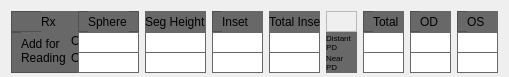
  <widget class="QWidget" name="layoutWidget">
   <property name="geometry">
    <rect>
     <x>0</x>
     <y>240</y>
     <width>509</width>
     <height>77</height>
    </rect>
   </property>
   <property name="minimumSize">
    <size>
     <width>509</width>
     <height>77</height>
    </size>
   </property>
   <property name="maximumSize">
    <size>
     <width>509</width>
     <height>77</height>
    </size>
   </property>
   <layout class="QGridLayout" name="gridLayout">
    <item row="0" column="0">
     <widget class="QFrame" name="frame_19">
      <property name="minimumSize">
       <size>
        <width>81</width>
        <height>21</height>
       </size>
      </property>
      <property name="maximumSize">
       <size>
        <width>81</width>
        <height>21</height>
       </size>
      </property>
      <property name="styleSheet">
       <string notr="true">background-color: #686868;</string>
      </property>
      <property name="frameShape">
       <enum>QFrame::StyledPanel</enum>
      </property>
      <property name="frameShadow">
       <enum>QFrame::Raised</enum>
      </property>
      <widget class="QLabel" name="label_52">
       <property name="geometry">
        <rect>
         <x>30</x>
         <y>0</y>
         <width>41</width>
         <height>21</height>
        </rect>
       </property>
       <property name="minimumSize">
        <size>
         <width>41</width>
         <height>21</height>
        </size>
       </property>
       <property name="maximumSize">
        <size>
         <width>41</width>
         <height>21</height>
        </size>
       </property>
       <property name="text">
        <string>Rx</string>
       </property>
      </widget>
     </widget>
    </item>
    <item row="0" column="1">
     <widget class="QFrame" name="frame_14">
      <property name="minimumSize">
       <size>
        <width>61</width>
        <height>21</height>
       </size>
      </property>
      <property name="maximumSize">
       <size>
        <width>61</width>
        <height>21</height>
       </size>
      </property>
      <property name="styleSheet">
       <string notr="true">background-color: #686868;</string>
      </property>
      <property name="frameShape">
       <enum>QFrame::StyledPanel</enum>
      </property>
      <property name="frameShadow">
       <enum>QFrame::Raised</enum>
      </property>
      <widget class="QLabel" name="label_47">
       <property name="geometry">
        <rect>
         <x>10</x>
         <y>0</y>
         <width>41</width>
         <height>21</height>
        </rect>
       </property>
       <property name="minimumSize">
        <size>
         <width>41</width>
         <height>21</height>
        </size>
       </property>
       <property name="maximumSize">
        <size>
         <width>41</width>
         <height>21</height>
        </size>
       </property>
       <property name="text">
        <string>Sphere</string>
       </property>
      </widget>
     </widget>
    </item>
    <item row="0" column="2">
     <widget class="QFrame" name="frame_15">
      <property name="minimumSize">
       <size>
        <width>61</width>
        <height>21</height>
       </size>
      </property>
      <property name="maximumSize">
       <size>
        <width>61</width>
        <height>21</height>
       </size>
      </property>
      <property name="styleSheet">
       <string notr="true">background-color: #686868;</string>
      </property>
      <property name="frameShape">
       <enum>QFrame::StyledPanel</enum>
      </property>
      <property name="frameShadow">
       <enum>QFrame::Raised</enum>
      </property>
      <widget class="QLabel" name="label_48">
       <property name="geometry">
        <rect>
         <x>0</x>
         <y>0</y>
         <width>61</width>
         <height>21</height>
        </rect>
       </property>
       <property name="minimumSize">
        <size>
         <width>61</width>
         <height>21</height>
        </size>
       </property>
       <property name="maximumSize">
        <size>
         <width>61</width>
         <height>21</height>
        </size>
       </property>
       <property name="text">
        <string>Seg Height</string>
       </property>
      </widget>
     </widget>
    </item>
    <item row="0" column="3">
     <widget class="QFrame" name="frame_18">
      <property name="minimumSize">
       <size>
        <width>51</width>
        <height>21</height>
       </size>
      </property>
      <property name="maximumSize">
       <size>
        <width>51</width>
        <height>21</height>
       </size>
      </property>
      <property name="styleSheet">
       <string notr="true">background-color: #686868;</string>
      </property>
      <property name="frameShape">
       <enum>QFrame::StyledPanel</enum>
      </property>
      <property name="frameShadow">
       <enum>QFrame::Raised</enum>
      </property>
      <widget class="QLabel" name="label_51">
       <property name="geometry">
        <rect>
         <x>10</x>
         <y>0</y>
         <width>41</width>
         <height>21</height>
        </rect>
       </property>
       <property name="minimumSize">
        <size>
         <width>41</width>
         <height>21</height>
        </size>
       </property>
       <property name="maximumSize">
        <size>
         <width>41</width>
         <height>21</height>
        </size>
       </property>
       <property name="text">
        <string>Inset</string>
       </property>
      </widget>
     </widget>
    </item>
    <item row="0" column="4">
     <widget class="QFrame" name="frame_17">
      <property name="minimumSize">
       <size>
        <width>51</width>
        <height>21</height>
       </size>
      </property>
      <property name="maximumSize">
       <size>
        <width>51</width>
        <height>21</height>
       </size>
      </property>
      <property name="styleSheet">
       <string notr="true">background-color: #686868;</string>
      </property>
      <property name="frameShape">
       <enum>QFrame::StyledPanel</enum>
      </property>
      <property name="frameShadow">
       <enum>QFrame::Raised</enum>
      </property>
      <widget class="QLabel" name="label_50">
       <property name="geometry">
        <rect>
         <x>0</x>
         <y>0</y>
         <width>51</width>
         <height>21</height>
        </rect>
       </property>
       <property name="minimumSize">
        <size>
         <width>51</width>
         <height>21</height>
        </size>
       </property>
       <property name="maximumSize">
        <size>
         <width>51</width>
         <height>21</height>
        </size>
       </property>
       <property name="text">
        <string>Total Inset</string>
       </property>
      </widget>
     </widget>
    </item>
    <item row="0" column="5">
     <widget class="QFrame" name="frame_22">
      <property name="minimumSize">
       <size>
        <width>31</width>
        <height>21</height>
       </size>
      </property>
      <property name="maximumSize">
       <size>
        <width>31</width>
        <height>21</height>
       </size>
      </property>
      <property name="styleSheet">
       <string notr="true"/>
      </property>
      <property name="frameShape">
       <enum>QFrame::StyledPanel</enum>
      </property>
      <property name="frameShadow">
       <enum>QFrame::Raised</enum>
      </property>
     </widget>
    </item>
    <item row="0" column="6">
     <widget class="QFrame" name="frame_13">
      <property name="minimumSize">
       <size>
        <width>41</width>
        <height>21</height>
       </size>
      </property>
      <property name="maximumSize">
       <size>
        <width>41</width>
        <height>21</height>
       </size>
      </property>
      <property name="styleSheet">
       <string notr="true">background-color: #686868;</string>
      </property>
      <property name="frameShape">
       <enum>QFrame::StyledPanel</enum>
      </property>
      <property name="frameShadow">
       <enum>QFrame::Raised</enum>
      </property>
      <widget class="QLabel" name="label_46">
       <property name="geometry">
        <rect>
         <x>10</x>
         <y>0</y>
         <width>51</width>
         <height>21</height>
        </rect>
       </property>
       <property name="minimumSize">
        <size>
         <width>51</width>
         <height>21</height>
        </size>
       </property>
       <property name="maximumSize">
        <size>
         <width>51</width>
         <height>21</height>
        </size>
       </property>
       <property name="text">
        <string>Total</string>
       </property>
      </widget>
     </widget>
    </item>
    <item row="0" column="7">
     <widget class="QFrame" name="frame_12">
      <property name="minimumSize">
       <size>
        <width>41</width>
        <height>21</height>
       </size>
      </property>
      <property name="maximumSize">
       <size>
        <width>41</width>
        <height>21</height>
       </size>
      </property>
      <property name="styleSheet">
       <string notr="true">background-color: #686868;</string>
      </property>
      <property name="frameShape">
       <enum>QFrame::StyledPanel</enum>
      </property>
      <property name="frameShadow">
       <enum>QFrame::Raised</enum>
      </property>
      <widget class="QLabel" name="label_45">
       <property name="geometry">
        <rect>
         <x>10</x>
         <y>0</y>
         <width>51</width>
         <height>21</height>
        </rect>
       </property>
       <property name="minimumSize">
        <size>
         <width>51</width>
         <height>21</height>
        </size>
       </property>
       <property name="maximumSize">
        <size>
         <width>51</width>
         <height>21</height>
        </size>
       </property>
       <property name="text">
        <string>OD</string>
       </property>
      </widget>
     </widget>
    </item>
    <item row="0" column="8">
     <widget class="QFrame" name="frame_16">
      <property name="minimumSize">
       <size>
        <width>41</width>
        <height>21</height>
       </size>
      </property>
      <property name="maximumSize">
       <size>
        <width>41</width>
        <height>21</height>
       </size>
      </property>
      <property name="styleSheet">
       <string notr="true">background-color: #686868;</string>
      </property>
      <property name="frameShape">
       <enum>QFrame::StyledPanel</enum>
      </property>
      <property name="frameShadow">
       <enum>QFrame::Raised</enum>
      </property>
      <widget class="QLabel" name="label_49">
       <property name="geometry">
        <rect>
         <x>10</x>
         <y>0</y>
         <width>46</width>
         <height>21</height>
        </rect>
       </property>
       <property name="minimumSize">
        <size>
         <width>46</width>
         <height>21</height>
        </size>
       </property>
       <property name="maximumSize">
        <size>
         <width>46</width>
         <height>21</height>
        </size>
       </property>
       <property name="text">
        <string>OS</string>
       </property>
      </widget>
     </widget>
    </item>
    <item row="1" column="0" rowspan="2">
     <widget class="QFrame" name="frame_11">
      <property name="minimumSize">
       <size>
        <width>81</width>
        <height>41</height>
       </size>
      </property>
      <property name="maximumSize">
       <size>
        <width>81</width>
        <height>41</height>
       </size>
      </property>
      <property name="styleSheet">
       <string notr="true">background-color: #686868;</string>
      </property>
      <property name="frameShape">
       <enum>QFrame::StyledPanel</enum>
      </property>
      <property name="frameShadow">
       <enum>QFrame::Raised</enum>
      </property>
      <widget class="QLabel" name="label_24">
       <property name="geometry">
        <rect>
         <x>10</x>
         <y>-2</y>
         <width>51</width>
         <height>41</height>
        </rect>
       </property>
       <property name="minimumSize">
        <size>
         <width>51</width>
         <height>41</height>
        </size>
       </property>
       <property name="maximumSize">
        <size>
         <width>51</width>
         <height>41</height>
        </size>
       </property>
       <property name="text">
        <string>Add for Reading</string>
       </property>
       <property name="wordWrap">
        <bool>true</bool>
       </property>
      </widget>
      <widget class="QLabel" name="label_25">
       <property name="geometry">
        <rect>
         <x>60</x>
         <y>-2</y>
         <width>46</width>
         <height>21</height>
        </rect>
       </property>
       <property name="minimumSize">
        <size>
         <width>46</width>
         <height>21</height>
        </size>
       </property>
       <property name="maximumSize">
        <size>
         <width>46</width>
         <height>21</height>
        </size>
       </property>
       <property name="text">
        <string>OD</string>
       </property>
      </widget>
      <widget class="QLabel" name="label_26">
       <property name="geometry">
        <rect>
         <x>60</x>
         <y>18</y>
         <width>51</width>
         <height>16</height>
        </rect>
       </property>
       <property name="minimumSize">
        <size>
         <width>51</width>
         <height>16</height>
        </size>
       </property>
       <property name="maximumSize">
        <size>
         <width>51</width>
         <height>16</height>
        </size>
       </property>
       <property name="text">
        <string>OS</string>
       </property>
      </widget>
     </widget>
    </item>
    <item row="1" column="1">
     <widget class="QLineEdit" name="lineEdit_AddOD">
      <property name="minimumSize">
       <size>
        <width>61</width>
        <height>21</height>
       </size>
      </property>
      <property name="maximumSize">
       <size>
        <width>61</width>
        <height>21</height>
       </size>
      </property>
      <property name="styleSheet">
       <string notr="true">border: 1px solid #686868;</string>
      </property>
     </widget>
    </item>
    <item row="1" column="2">
     <widget class="QLineEdit" name="lineEdit_SegHeighOD">
      <property name="minimumSize">
       <size>
        <width>61</width>
        <height>21</height>
       </size>
      </property>
      <property name="maximumSize">
       <size>
        <width>61</width>
        <height>21</height>
       </size>
      </property>
      <property name="styleSheet">
       <string notr="true">border: 1px solid #686868;</string>
      </property>
     </widget>
    </item>
    <item row="1" column="3">
     <widget class="QLineEdit" name="lineEdit_InsetOD">
      <property name="minimumSize">
       <size>
        <width>51</width>
        <height>21</height>
       </size>
      </property>
      <property name="maximumSize">
       <size>
        <width>51</width>
        <height>21</height>
       </size>
      </property>
      <property name="styleSheet">
       <string notr="true">border: 1px solid #686868;</string>
      </property>
     </widget>
    </item>
    <item row="1" column="4">
     <widget class="QLineEdit" name="lineEdit_TotalInsetOD">
      <property name="minimumSize">
       <size>
        <width>51</width>
        <height>21</height>
       </size>
      </property>
      <property name="maximumSize">
       <size>
        <width>51</width>
        <height>21</height>
       </size>
      </property>
      <property name="styleSheet">
       <string notr="true">border: 1px solid #686868;</string>
      </property>
     </widget>
    </item>
    <item row="1" column="5">
     <widget class="QFrame" name="frame_20">
      <property name="minimumSize">
       <size>
        <width>31</width>
        <height>21</height>
       </size>
      </property>
      <property name="maximumSize">
       <size>
        <width>31</width>
        <height>21</height>
       </size>
      </property>
      <property name="styleSheet">
       <string notr="true">background-color: #686868;</string>
      </property>
      <property name="frameShape">
       <enum>QFrame::StyledPanel</enum>
      </property>
      <property name="frameShadow">
       <enum>QFrame::Raised</enum>
      </property>
      <widget class="QLabel" name="label_53">
       <property name="geometry">
        <rect>
         <x>0</x>
         <y>0</y>
         <width>31</width>
         <height>21</height>
        </rect>
       </property>
       <property name="minimumSize">
        <size>
         <width>31</width>
         <height>21</height>
        </size>
       </property>
       <property name="maximumSize">
        <size>
         <width>31</width>
         <height>21</height>
        </size>
       </property>
       <property name="font">
        <font>
         <pointsize>6</pointsize>
        </font>
       </property>
       <property name="text">
        <string>Distant PD</string>
       </property>
       <property name="wordWrap">
        <bool>true</bool>
       </property>
      </widget>
     </widget>
    </item>
    <item row="1" column="6">
     <widget class="QLineEdit" name="lineEdit_DPDTotal">
      <property name="minimumSize">
       <size>
        <width>41</width>
        <height>21</height>
       </size>
      </property>
      <property name="maximumSize">
       <size>
        <width>41</width>
        <height>21</height>
       </size>
      </property>
      <property name="styleSheet">
       <string notr="true">border: 1px solid #686868;</string>
      </property>
     </widget>
    </item>
    <item row="1" column="7">
     <widget class="QLineEdit" name="lineEdit_DPDOD">
      <property name="minimumSize">
       <size>
        <width>41</width>
        <height>21</height>
       </size>
      </property>
      <property name="maximumSize">
       <size>
        <width>41</width>
        <height>21</height>
       </size>
      </property>
      <property name="styleSheet">
       <string notr="true">border: 1px solid #686868;</string>
      </property>
     </widget>
    </item>
    <item row="1" column="8">
     <widget class="QLineEdit" name="lineEdit_DPDOS">
      <property name="minimumSize">
       <size>
        <width>41</width>
        <height>21</height>
       </size>
      </property>
      <property name="maximumSize">
       <size>
        <width>41</width>
        <height>21</height>
       </size>
      </property>
      <property name="styleSheet">
       <string notr="true">border: 1px solid #686868;</string>
      </property>
     </widget>
    </item>
    <item row="2" column="1">
     <widget class="QLineEdit" name="lineEdit_AddOS">
      <property name="minimumSize">
       <size>
        <width>61</width>
        <height>21</height>
       </size>
      </property>
      <property name="maximumSize">
       <size>
        <width>61</width>
        <height>21</height>
       </size>
      </property>
      <property name="styleSheet">
       <string notr="true">border: 1px solid #686868;</string>
      </property>
     </widget>
    </item>
    <item row="2" column="2">
     <widget class="QLineEdit" name="lineEdit_SegHeightOS">
      <property name="minimumSize">
       <size>
        <width>61</width>
        <height>21</height>
       </size>
      </property>
      <property name="maximumSize">
       <size>
        <width>61</width>
        <height>21</height>
       </size>
      </property>
      <property name="styleSheet">
       <string notr="true">border: 1px solid #686868;</string>
      </property>
     </widget>
    </item>
    <item row="2" column="3">
     <widget class="QLineEdit" name="lineEdit_InsetOS">
      <property name="minimumSize">
       <size>
        <width>51</width>
        <height>21</height>
       </size>
      </property>
      <property name="maximumSize">
       <size>
        <width>51</width>
        <height>21</height>
       </size>
      </property>
      <property name="styleSheet">
       <string notr="true">border: 1px solid #686868;</string>
      </property>
     </widget>
    </item>
    <item row="2" column="4">
     <widget class="QLineEdit" name="lineEdit_TotalInsetOS">
      <property name="minimumSize">
       <size>
        <width>51</width>
        <height>21</height>
       </size>
      </property>
      <property name="maximumSize">
       <size>
        <width>51</width>
        <height>21</height>
       </size>
      </property>
      <property name="styleSheet">
       <string notr="true">border: 1px solid #686868;</string>
      </property>
     </widget>
    </item>
    <item row="2" column="5">
     <widget class="QFrame" name="frame_21">
      <property name="minimumSize">
       <size>
        <width>31</width>
        <height>21</height>
       </size>
      </property>
      <property name="maximumSize">
       <size>
        <width>31</width>
        <height>21</height>
       </size>
      </property>
      <property name="styleSheet">
       <string notr="true">background-color: #686868;</string>
      </property>
      <property name="frameShape">
       <enum>QFrame::StyledPanel</enum>
      </property>
      <property name="frameShadow">
       <enum>QFrame::Raised</enum>
      </property>
      <widget class="QLabel" name="label_54">
       <property name="geometry">
        <rect>
         <x>0</x>
         <y>0</y>
         <width>31</width>
         <height>21</height>
        </rect>
       </property>
       <property name="minimumSize">
        <size>
         <width>31</width>
         <height>21</height>
        </size>
       </property>
       <property name="maximumSize">
        <size>
         <width>31</width>
         <height>21</height>
        </size>
       </property>
       <property name="font">
        <font>
         <pointsize>6</pointsize>
        </font>
       </property>
       <property name="text">
        <string>Near   PD</string>
       </property>
       <property name="wordWrap">
        <bool>true</bool>
       </property>
      </widget>
     </widget>
    </item>
    <item row="2" column="6">
     <widget class="QLineEdit" name="lineEdit_NPDTotal">
      <property name="minimumSize">
       <size>
        <width>41</width>
        <height>21</height>
       </size>
      </property>
      <property name="maximumSize">
       <size>
        <width>41</width>
        <height>21</height>
       </size>
      </property>
      <property name="styleSheet">
       <string notr="true">border: 1px solid #686868;</string>
      </property>
     </widget>
    </item>
    <item row="2" column="7">
     <widget class="QLineEdit" name="lineEdit_NPDOD">
      <property name="minimumSize">
       <size>
        <width>41</width>
        <height>21</height>
       </size>
      </property>
      <property name="maximumSize">
       <size>
        <width>41</width>
        <height>21</height>
       </size>
      </property>
      <property name="styleSheet">
       <string notr="true">border: 1px solid #686868;</string>
      </property>
     </widget>
    </item>
    <item row="2" column="8">
     <widget class="QLineEdit" name="lineEdit_NPDOS">
      <property name="minimumSize">
       <size>
        <width>41</width>
        <height>21</height>
       </size>
      </property>
      <property name="maximumSize">
       <size>
        <width>41</width>
        <height>21</height>
       </size>
      </property>
      <property name="styleSheet">
       <string notr="true">border: 1px solid #686868;</string>
      </property>
     </widget>
    </item>
   </layout>
  </widget>
